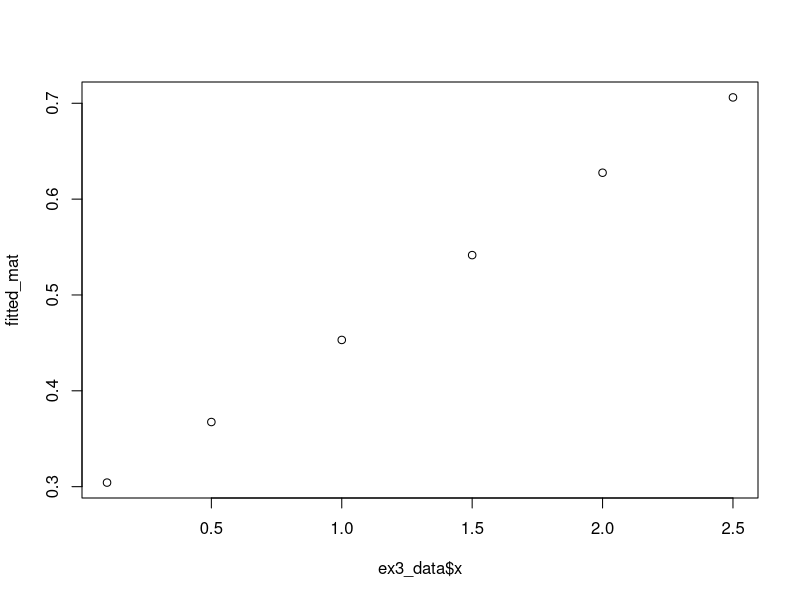

Recreate this plot in R.
## ---- chunk 1
knitr::opts_chunk$set(echo = TRUE)
## ---- chunk 2

library(knitr)


## ---- chunk 3
x <- c(-0.98,  1.00,  2.02,  3.03 , 4.00)
y <- c(2.44,  -1.51,  -0.47,  2.54,  7.52)
ex_1 <- rbind(x,y)

knitr::kable(ex_1, formmat = 'latex')
## ---- chunk 4


ex1_matrix <- matrix(c(5, sum(x), sum(x^2), sum(x), sum(x^2), sum(x^3), sum(x^2), sum(x^3), sum(x^4)), nrow = 3)

ex1_y_matrix <- matrix(c(sum(y), sum(y*x), sum(y * x^2)))




ex1_sol <- solve(ex1_matrix) %*% ex1_y_matrix

print(ex1_sol)
## ---- chunk 5
x <- c(0.10, 0.50, 1.00, 1.50, 2.00, 2.50)
y <- c(0.10, 0.28, 0.40, 0.40, 0.37, 0.32)
ex_2 <- rbind(x,y)

knitr::kable(ex_2, formmat = 'latex')
## ---- chunk 6

a_0 <- 1
b_0 <- 1

initial_params <- matrix(a_0,b_0, nrow = 2)

drda <- x/(initial_params[1] + initial_params[2]*x^2)^2
  
drdb <- (x^3)/(initial_params[1] + initial_params[2]*x^2)^2


ex2_j <- cbind(drda,drdb)

print(ex2_j)

## ---- chunk 7

ex2_resid <- matrix(c(y - x/(a_0 + b_0 * x^2)))

print(ex2_resid)
## ---- chunk 8

initial_input <- list(initial_params, ex2_resid, ex2_j)

ex2_solve <- function(list_input = initial_input) {
  params <- list_input[[1]]
  R <- list_input[[2]]
  J <- list_input[[3]]
  ex2_solve.resid <- R
  
  newton <- params - solve(t(J) %*% J) %*% t(J) %*% ex2_solve.resid #gauss-newton algorithm
  
  ex2_solve.result <- newton #t + 1 iteration of parameter estimates
  ex2_solve.resid <- y - x/(newton[1] + newton[2] * x^2) #recalculate residual matrix
  
  ex2_drda <- x/(ex2_solve.result[1] + ex2_solve.result[2]*x^2)^2

  ex2_drdb <- (x^3)/(ex2_solve.result[1] + ex2_solve.result[2]*x^2)^2

  ex2_solve.jacobian <- cbind(ex2_drda,ex2_drdb) #recalculate jacobian

    return(list(ex2_solve.result,ex2_solve.resid, ex2_solve.jacobian))
  }

first_iteration <- ex2_solve()
print(first_iteration)



## ---- chunk 9


ex2_solve(ex2_solve())



## ---- chunk 10

print(sum(ex2_resid^2))
print(sum(first_iteration[[2]]^2))
print(sum(ex2_solve(first_iteration)[[2]]^2))


## ---- chunk 11
x <- c( 0.1,  0.5,  1.0,  1.5,  2.0,  2.5)
y <- c(0, 0, 1, 1, 1, 0)
ex_3 <- rbind(x,y)

knitr::kable(ex_3, formmat = 'latex')
## ---- chunk 12


a_0 <- 1
b_0 <- 1

initial_params <- matrix(a_0,b_0, nrow = 2)

drda <- exp(initial_params[1] + initial_params[2]*x)/(1 + exp(initial_params[1] + initial_params[2]*x))^2
  
drdb <- x *exp(initial_params[1] + initial_params[2]*x)/(1 + exp(initial_params[1] + initial_params[2]*x))^2


ex3_j <- cbind(drda,drdb) #initial jacobian

print(ex3_j)


ex3_resid <- matrix(c(y - x/(1+exp(a_0 + b_0 * x)))) #initial residuals

print(ex3_resid)



## ---- chunk 13

initial_input <- list(initial_params, ex3_resid, ex3_j)

ex3_solve <- function(list_input = initial_input) {
  params <- list_input[[1]]
  R <- list_input[[2]]
  J <- list_input[[3]]
  ex3_solve.resid <- R
  
  newton <- params - solve(t(J) %*% J) %*% t(J) %*% R #gauss-newton algorithm
  
  ex3_solve.result <- newton #t + 1 iteration of parameter estimates
  ex3_solve.resid <- y - 1/(1+exp(ex3_solve.result[1] + ex3_solve.result[2] * x)) #recalculate residual matrix
  
  drda <- exp(ex3_solve.result[1] + ex3_solve.result[2]*x)/(1 + exp(ex3_solve.result[1] + ex3_solve.result[2]*x))^2

  drdb <- x *exp(ex3_solve.result[1] + ex3_solve.result[2]*x)/(1 + exp(ex3_solve.result[1] + ex3_solve.result[2]*x))^2

  ex3_solve.jacobian <- cbind(drda,drdb) #recalculate jacobian

    return(list(ex3_solve.result,ex3_solve.resid, ex3_solve.jacobian))
  }

first_iteration <- ex3_solve()
print(first_iteration)



## ---- chunk 14

ex3_solve(ex3_solve())
ex3_solve(ex3_solve(ex3_solve()))
ex3_solve(ex3_solve(ex3_solve(ex3_solve())))
## ---- chunk 15
print(sum(ex3_resid^2))
print(sum(ex3_solve()[[2]]^2))
print(sum(ex3_solve(ex3_solve())[[2]]^2))
print(sum(ex3_solve(ex3_solve(ex3_solve()))[[2]]^2))
print(sum(ex3_solve(ex3_solve(ex3_solve(ex3_solve())))[[2]]^2))


## ---- chunk 16

ex3_data <- data.frame(cbind(x,y))

ex3_lm <- glm(data = ex3_data, formula = y~., family = binomial(link = 'logit'))

ex3_lm$coefficients

fitted_mat <- ex3_lm$fitted.values

sum((y-fitted_mat)^2)



plot(fitted_mat ~ ex3_data$x)

